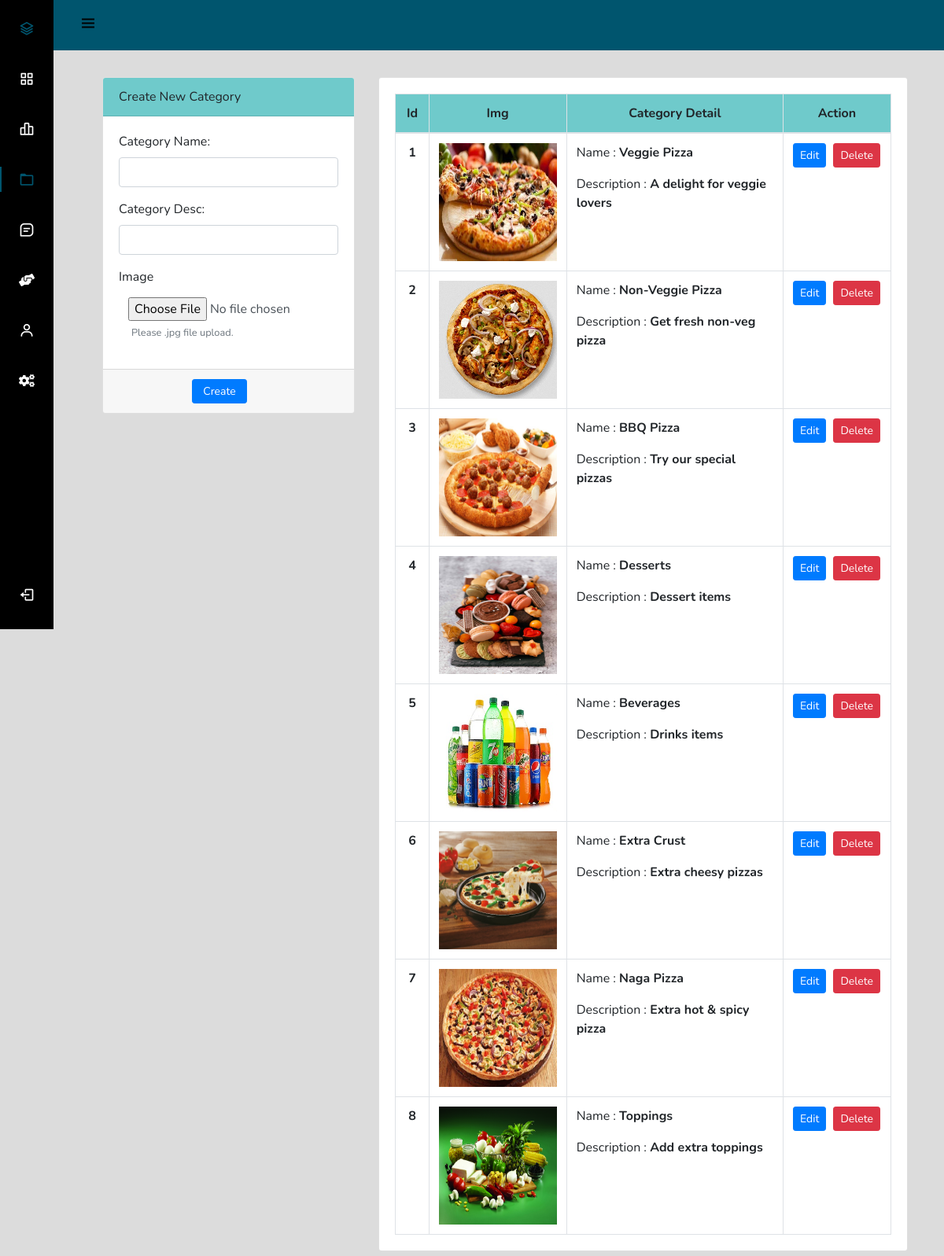
Screenshot of /admin/index.php?page=categoryManage (signed in) with the database file from the repository.
### tables this page shows
CREATE TABLE `categories` (
  `categorieId` int(12) NOT NULL,
  `categorieName` varchar(255) NOT NULL,
  `categorieDesc` text NOT NULL,
  `categorieCreateDate` datetime NOT NULL DEFAULT current_timestamp()
);

### admin/categoryManage.php (the view, shortened to what this page needs)
<div class="container-fluid" style="margin-top:98px">
    <div class="col-lg-12">
        <div class="row">
            <div class="col-md-4">
                <form action="partials/_categoryManage.php" method="post" enctype="multipart/form-data">
                    <div class="card">
                        <div class="card-header" style="background-color: rgb(111 202 203);">
                            Create New Category
                        </div>
                        <div class="card-body">
                            <div class="form-group">
                                <label class="control-label">Category Name: </label>
                                <input type="text" class="form-control" name="name" required>
                            </div>
                            <div class="form-group">
                                <label class="control-label">Category Desc: </label>
                                <input type="text" class="form-control" name="desc" required>
                            </div>
                            <div class="form-group">
								<label for="image" class="control-label">Image</label>
								<input type="file" name="image" id="image" accept=".jpg" class="form-control" required style="border:none;">
								<small id="Info" class="form-text text-muted mx-3">Please .jpg file upload.</small>
							</div>
                        </div>
                        <div class="card-footer">
                            <div class="row">
                                <div class="col-md-12">
                                    <button type="submit" name="createCategory" class="btn btn-sm btn-primary col-sm-3 offset-md-4"> Create </button>
                                </div>
                            </div>
                        </div>
                    </div>
                </form>
            </div>
            <div class="col-md-8 mb-3">
                <div class="card">
                    <div class="card-body">
                    <table class="table table-bordered table-hover mb-0">
                        <thead style="background-color: rgb(111 202 203);">
                        <tr>
                            <th class="text-center" style="width:7%;">Id</th>
                            <th class="text-center">Img</th>
                            <th class="text-center" style="width:58%;">Category Detail</th>
                            <th class="text-center" style="width:18%;">Action</th>
                        </tr>
                        </thead>
                        <tbody>
                        <?php
                            $sql = "SELECT * FROM `categories`";
                            $result = mysqli_query($conn, $sql);
                            while($row = mysqli_fetch_assoc($result)){
                                $catId = $row['categorieId'];
                                $catName = $row['categorieName'];
                                $catDesc = $row['categorieDesc'];
                                echo '<tr>
                                        <td class="text-center"><b>' .$catId. '</b></td>
                                        <td><img src="/Codes/Pizzabites/menu/img/menu_card-'.$catId. '.jpg" alt="image for this Category" width="150px" height="150px"></td>
                                        <td>
                                            <p>Name : <b>' .$catName. '</b></p>
                                            <p>Description : <b class="truncate">' .$catDesc. '</b></p>
                                        </td>
                                        <td class="text-center">
                                            <div class="row mx-auto" style="width:112px">
                                            <button class="btn btn-sm btn-primary edit_cat" type="button" data-toggle="modal" data-target="#updateCat' .$catId. '">Edit</button>
                                            <form action="partials/_categoryManage.php" method="POST">
                                                <button name="removeCategory" class="btn btn-sm btn-danger" style="margin-left:9px;">Delete</button>
                                                <input type="hidden" name="catId" value="'.$catId. '">
                                            </form></div>
                                        </td>
                                    </tr>';
                            }
                        ?>
                        </tbody>
                    </table>
                    </div>
                </div>
            </div>
        </div>
    </div>
</div>

### admin/assetsForSideBar/css/styles.css (style rules this page uses)
:root { --header-height: 3rem; --nav-width: 68px; --first-color: #000000; --first-color-light: #ffffff; --white-color: #00556e; --body-font: 'Nunito', sans-serif; --normal-font-size: 1rem; --z-fixed: 100; }
*,::before,::after { box-sizing: border-box; }
body { position: relative; margin: var(--header-height) 0 0 0; padding: 0 1rem; font-family: var(--body-font); font-size: var(--normal-font-size); transition: .5s; }
@media screen and (min-width: 768px) { body { margin: calc(var(--header-height) + 1rem) 0 0 0; padding-left: calc(var(--nav-width) + 2rem); } }

### rows the page displays
categories: categorieId "1", shows a picture, categorieName "Veggie Pizza", categorieDesc "A delight for veggie lovers"
categories: categorieId "2", shows a picture, categorieName "Non-Veggie Pizza", categorieDesc "Get fresh non-veg pizza"
categories: categorieId "3", shows a picture, categorieName "BBQ Pizza", categorieDesc "Try our special pizzas"
categories: categorieId "4", shows a picture, categorieName "Desserts", categorieDesc "Dessert items"
categories: categorieId "5", shows a picture, categorieName "Beverages", categorieDesc "Drinks items"
categories: categorieId "6", shows a picture, categorieName "Extra Crust", categorieDesc "Extra cheesy pizzas"
categories: categorieId "7", shows a picture, categorieName "Naga Pizza", categorieDesc "Extra hot & spicy pizza"
categories: categorieId "8", shows a picture, categorieName "Toppings", categorieDesc "Add extra toppings"
